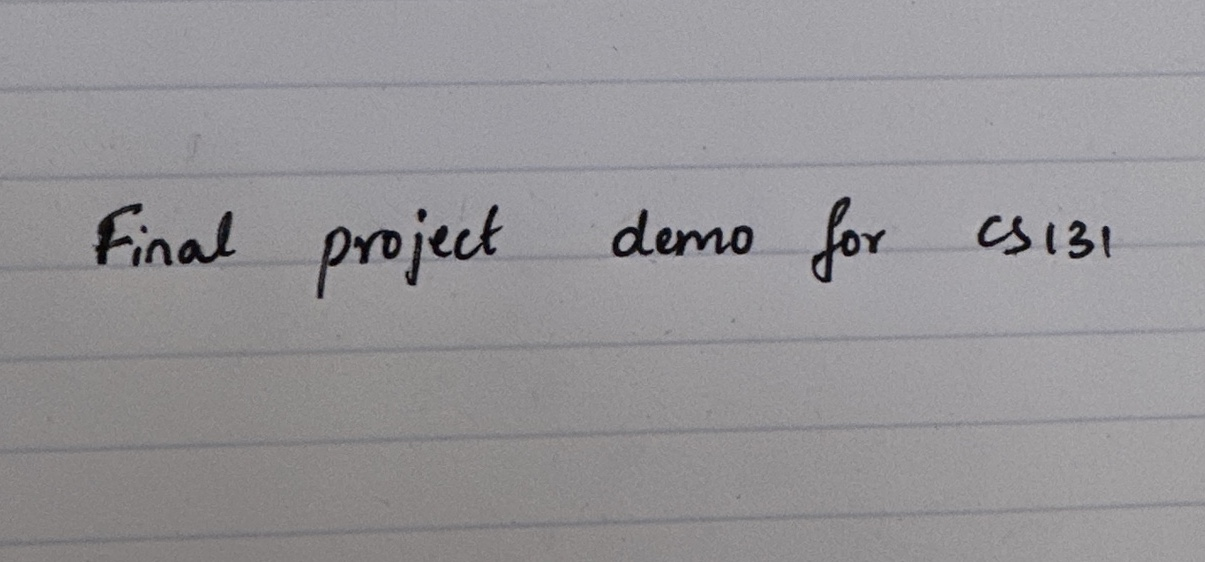
#> input picture assets/Image.jpeg, 1205 x 562 px
$ python image.py
#> lines starting #> are read from the running program, lines starting #| are printed output that depends on the picture
#> the answer given: ../assets/Image.jpeg
from PIL import Image

def encrypt_image(image_path, key):
#> called with image_path = '../assets/Image.jpeg', key = 255
    with Image.open(image_path) as img:
#> img is the input picture: PIL image 1205x562 RGB; mean R, G, B 149.7, 147.9, 150.9
        img_data = bytearray(img.tobytes())
        encrypted_data = bytearray()

        for byte in img_data:
            encrypted_byte = byte ^ key
            encrypted_data.append(encrypted_byte)
#> this loop made 2031630 passes
#> (byte, encrypted_byte) on passes 1 to 3: (135, 120), (134, 121), (140, 115)

        encrypted_image = Image.frombytes(img.mode, img.size, bytes(encrypted_data))
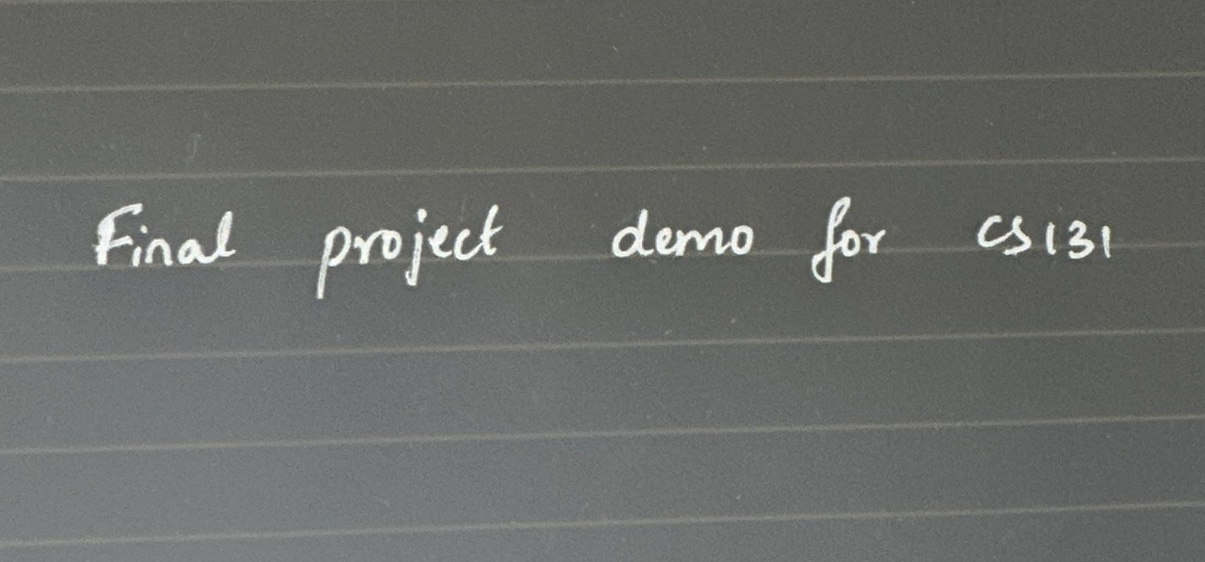
#> encrypted_image: PIL image 1205x562 RGB; mean R, G, B 105.3, 107.1, 104.1
        encrypted_image.save("encrypted_image.png")

def decrypt_image(encrypted_image_path, key):
#> called with encrypted_image_path = 'encrypted_image.png', key = 255
    with Image.open(encrypted_image_path) as encrypted_img:
        encrypted_data = bytearray(encrypted_img.tobytes())
        decrypted_data = bytearray()

        for byte in encrypted_data:
            decrypted_byte = byte ^ key
            decrypted_data.append(decrypted_byte)
#> this loop made 2031630 passes
#> (byte, decrypted_byte) on passes 1 to 3: (120, 135), (121, 134), (115, 140)

        decrypted_image = Image.frombytes(encrypted_img.mode, encrypted_img.size, bytes(decrypted_data))
        decrypted_image.save("decrypted.png")


image_path = input('Specify the path of the image: ')
key = 255

encrypt_image(image_path, key)
print("Image encrypted successfully.")

encrypted_image_path = "encrypted_image.png"

decrypt_image(encrypted_image_path, key)
print("Image decrypted successfully.")
